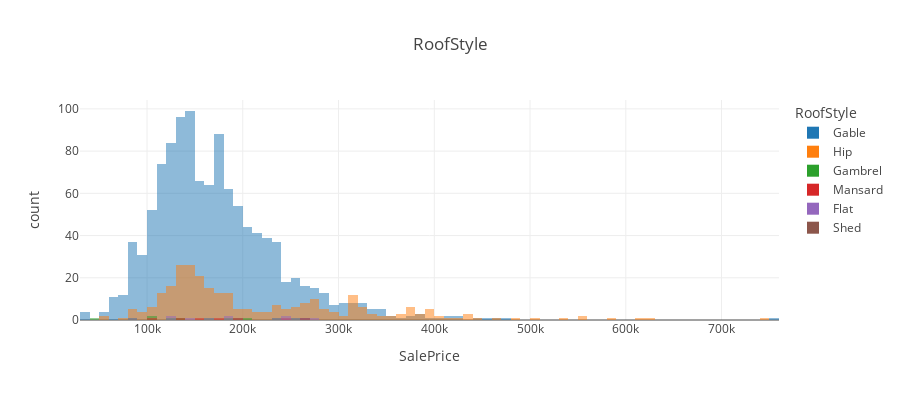
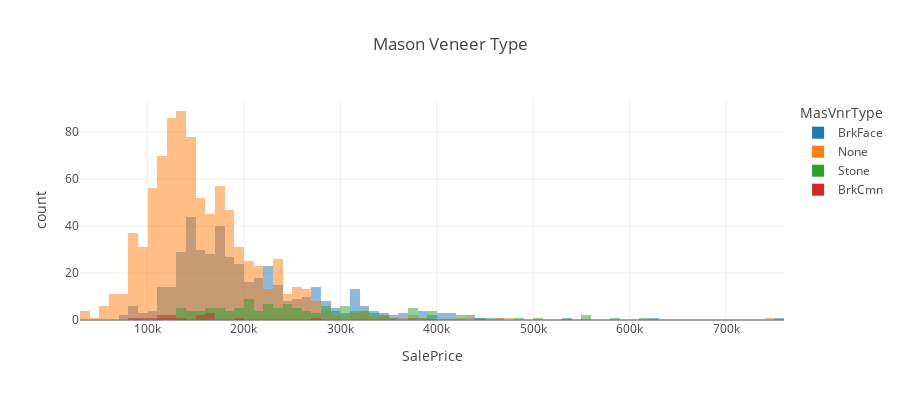

These figures' notebook cell, in order:
### Code cell
fig = plt.figure(figsize=(15,15))
plt.subplots_adjust(hspace=0.5)

plt.subplot(2,2,1)
table = df.groupby(['Foundation'],as_index=False)['SalePrice'].median().sort_values(by='SalePrice',ascending=False)
a1 = sns.boxplot(data=df,x='Foundation',y="SalePrice",order=table['Foundation'].to_list());
a1.set_xticklabels(a1.get_xticklabels(), rotation=90);

plt.subplot(2,2,2)
table = df.groupby(['RoofMatl'],as_index=False)['SalePrice'].median().sort_values(by='SalePrice',ascending=False)
a1 = sns.boxplot(data=df,x='RoofMatl',y="SalePrice",order=table['RoofMatl'].to_list());
a1.set_xticklabels(a1.get_xticklabels(), rotation=90);

plt.subplot(2,2,3)
table = df.groupby(['Exterior1st'],as_index=False)['SalePrice'].median().sort_values(by='SalePrice',ascending=False)
a1 = sns.boxenplot(data=df,x='Exterior1st',y="SalePrice",order=table['Exterior1st'].to_list());
a1.set_xticklabels(a1.get_xticklabels(), rotation=90);

plt.subplot(2,2,4)
table = df.groupby(['Exterior2nd'],as_index=False)['SalePrice'].median().sort_values(by='SalePrice',ascending=False)
a1 = sns.stripplot(data=df,x='Exterior2nd',y="SalePrice",order=table['Exterior2nd'].to_list());
a1.set_xticklabels(a1.get_xticklabels(), rotation=90);

fig = px.histogram(df, x="SalePrice", color='RoofStyle',barmode="overlay",title='RoofStyle')
fig.update_layout(height=400)
fig.show()

fig = px.histogram(df, x="SalePrice", color='MasVnrType',barmode="overlay",title="Mason Veneer Type")
fig.update_layout(height=400)
fig.show()

### Figure 1 — Plotly figure (JSON) as saved in the notebook; plotly's stock layout.template omitted (floating-point values rounded to 4 significant figures; data arrays with more than 128 entries replaced by an {"elided": "..."} marker saying what was removed)
{"data": [{"bingroup": "x", "hovertemplate": "RoofStyle=Gable<br>SalePrice=%{x}<br>count=%{y}<extra></extra>", "legendgroup": "Gable", "marker": {"color": "#1F77B4", "opacity": 0.5, "pattern": {"shape": ""}}, "name": "Gable", "orientation": "v", "showlegend": true, "type": "histogram", "x": {"elided": "1141 int values"}, "xaxis": "x", "yaxis": "y"}, {"bingroup": "x", "hovertemplate": "RoofStyle=Hip<br>SalePrice=%{x}<br>count=%{y}<extra></extra>", "legendgroup": "Hip", "marker": {"color": "#FF7F0E", "opacity": 0.5, "pattern": {"shape": ""}}, "name": "Hip", "orientation": "v", "showlegend": true, "type": "histogram", "x": {"elided": "286 int values"}, "xaxis": "x", "yaxis": "y"}, {"bingroup": "x", "hovertemplate": "RoofStyle=Gambrel<br>SalePrice=%{x}<br>count=%{y}<extra></extra>", "legendgroup": "Gambrel", "marker": {"color": "#2CA02C", "opacity": 0.5, "pattern": {"shape": ""}}, "name": "Gambrel", "orientation": "v", "showlegend": true, "type": "histogram", "x": [40000, 107400, 259500, 81000, 161000, 234000, 139000, 103600, 125000, 180500, 207000], "xaxis": "x", "yaxis": "y"}, {"bingroup": "x", "hovertemplate": "RoofStyle=Mansard<br>SalePrice=%{x}<br>count=%{y}<extra></extra>", "legendgroup": "Mansard", "marker": {"color": "#D62728", "opacity": 0.5, "pattern": {"shape": ""}}, "name": "Mansard", "orientation": "v", "showlegend": true, "type": "histogram", "x": [100000, 175000, 242000, 190000, 152000, 265979, 139000], "xaxis": "x", "yaxis": "y"}, {"bingroup": "x", "hovertemplate": "RoofStyle=Flat<br>SalePrice=%{x}<br>count=%{y}<extra></extra>", "legendgroup": "Flat", "marker": {"color": "#9467BD", "opacity": 0.5, "pattern": {"shape": ""}}, "name": "Flat", "orientation": "v", "showlegend": true, "type": "histogram", "x": [180000, 235000, 241500, 256000, 167000, 143000, 129000, 185000, 268000, 242000, 127500, 82000, 274970], "xaxis": "x", "yaxis": "y"}, {"bingroup": "x", "hovertemplate": "RoofStyle=Shed<br>SalePrice=%{x}<br>count=%{y}<extra></extra>", "legendgroup": "Shed", "marker": {"color": "#8C564B", "opacity": 0.5, "pattern": {"shape": ""}}, "name": "Shed", "orientation": "v", "showlegend": true, "type": "histogram", "x": [190000, 260000], "xaxis": "x", "yaxis": "y"}], "layout": {"barmode": "overlay", "height": 400, "legend": {"title": {"text": "RoofStyle"}, "tracegroupgap": 0}, "title": {"text": "RoofStyle"}, "xaxis": {"anchor": "y", "domain": [0, 1], "title": {"text": "SalePrice"}}, "yaxis": {"anchor": "x", "domain": [0, 1], "title": {"text": "count"}}}}

### Figure 2 — Plotly figure (JSON) as saved in the notebook; plotly's stock layout.template omitted (floating-point values rounded to 4 significant figures; data arrays with more than 128 entries replaced by an {"elided": "..."} marker saying what was removed)
{"data": [{"bingroup": "x", "hovertemplate": "MasVnrType=BrkFace<br>SalePrice=%{x}<br>count=%{y}<extra></extra>", "legendgroup": "BrkFace", "marker": {"color": "#1F77B4", "opacity": 0.5, "pattern": {"shape": ""}}, "name": "BrkFace", "orientation": "v", "showlegend": true, "type": "histogram", "x": {"elided": "445 int values"}, "xaxis": "x", "yaxis": "y"}, {"bingroup": "x", "hovertemplate": "MasVnrType=None<br>SalePrice=%{x}<br>count=%{y}<extra></extra>", "legendgroup": "None", "marker": {"color": "#FF7F0E", "opacity": 0.5, "pattern": {"shape": ""}}, "name": "None", "orientation": "v", "showlegend": true, "type": "histogram", "x": {"elided": "872 int values"}, "xaxis": "x", "yaxis": "y"}, {"bingroup": "x", "hovertemplate": "MasVnrType=Stone<br>SalePrice=%{x}<br>count=%{y}<extra></extra>", "legendgroup": "Stone", "marker": {"color": "#2CA02C", "opacity": 0.5, "pattern": {"shape": ""}}, "name": "Stone", "orientation": "v", "showlegend": true, "type": "histogram", "x": [307000, 200000, 345000, 279500, 256300, 306000, 309000, 202500, 245000, 164500, 383970, 130000, 372402, 325624, 215000, 184000, 501837, 153337, 130000, 311872, 145000, 262500, 235000, 220000, 276000, 185000, 207500, 244600, 167000, 305900, 342643, 207000, 377426, 154000, 394432, 426000, 241000, 339750, 222000, 215000, 555000, 263435, 146500, 250000, 297000, 202665, 184750, 446261, 255500, 451950, 305000, 209500, 370878, 155000, 372500, 285000, 194700, 302000, 320000, 194500, 264132, 225000, 485000, 582933, 227680, 224000, 248900, 350000, 611657, 128000, 255000, 173733, 320000, 173000, 178400, 395192, 337500, 206000, 240000, 194000, 293077, 230000, 315500, 196000, 556581, 144500, 185850, 335000, 137500, 280000, 318000, 424870, 201800, 230000, 235128, 233170, 245350, 392500, 168000, 158000, 290000, 229456, 214000, 175500, 248328, 171750, 165400, 190000, 137000, 281000, 160000, 130000, 325000, 202500, 295493, 227000, 283463, 260000, 377500, 282922, 275000, 257000, 142000, 119000, 394617, 310000, 287090, 210000], "xaxis": "x", "yaxis": "y"}, {"bingroup": "x", "hovertemplate": "MasVnrType=BrkCmn<br>SalePrice=%{x}<br>count=%{y}<extra></extra>", "legendgroup": "BrkCmn", "marker": {"color": "#D62728", "opacity": 0.5, "pattern": {"shape": ""}}, "name": "BrkCmn", "orientation": "v", "showlegend": true, "type": "histogram", "x": [126500, 98600, 163000, 277000, 139000, 110000, 89471, 164900, 118500, 129000, 109900, 158900, 155000, 165000, 190000], "xaxis": "x", "yaxis": "y"}], "layout": {"barmode": "overlay", "height": 400, "legend": {"title": {"text": "MasVnrType"}, "tracegroupgap": 0}, "title": {"text": "Mason Veneer Type"}, "xaxis": {"anchor": "y", "domain": [0, 1], "title": {"text": "SalePrice"}}, "yaxis": {"anchor": "x", "domain": [0, 1], "title": {"text": "count"}}}}
